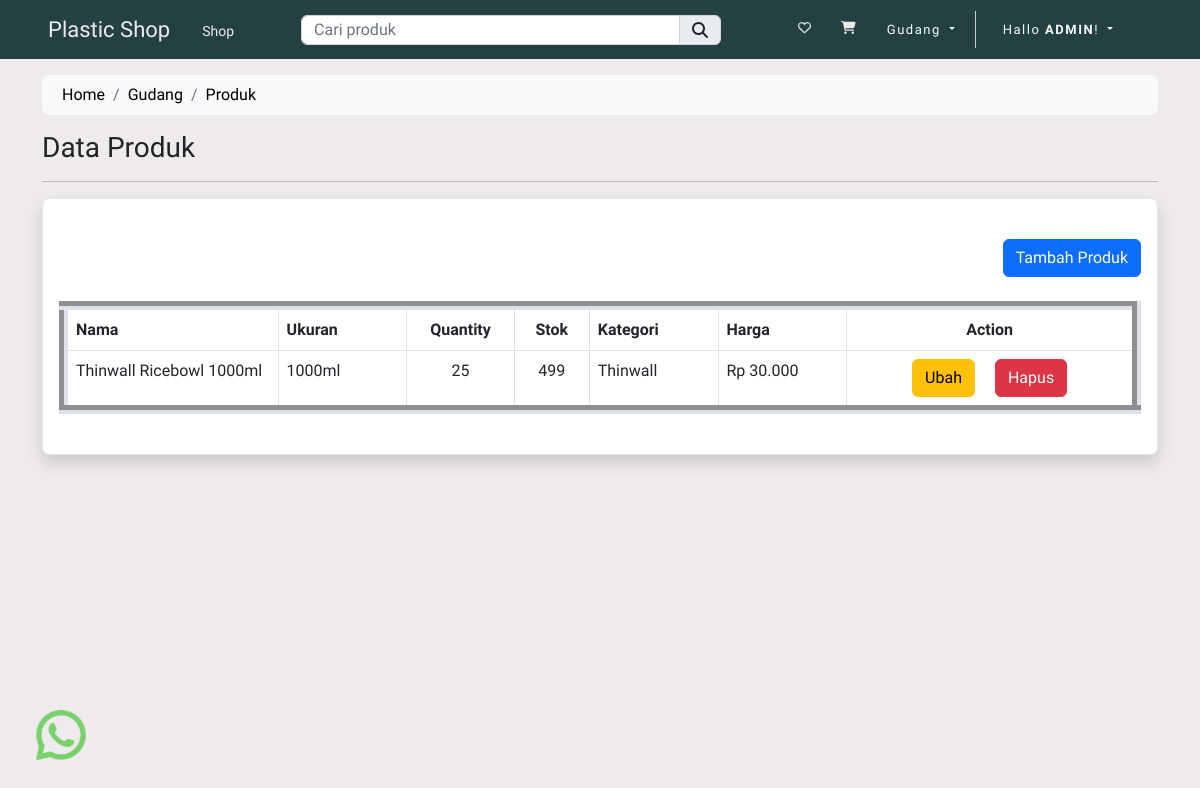
The app's page /gudang/produk/ (signed in), older data.
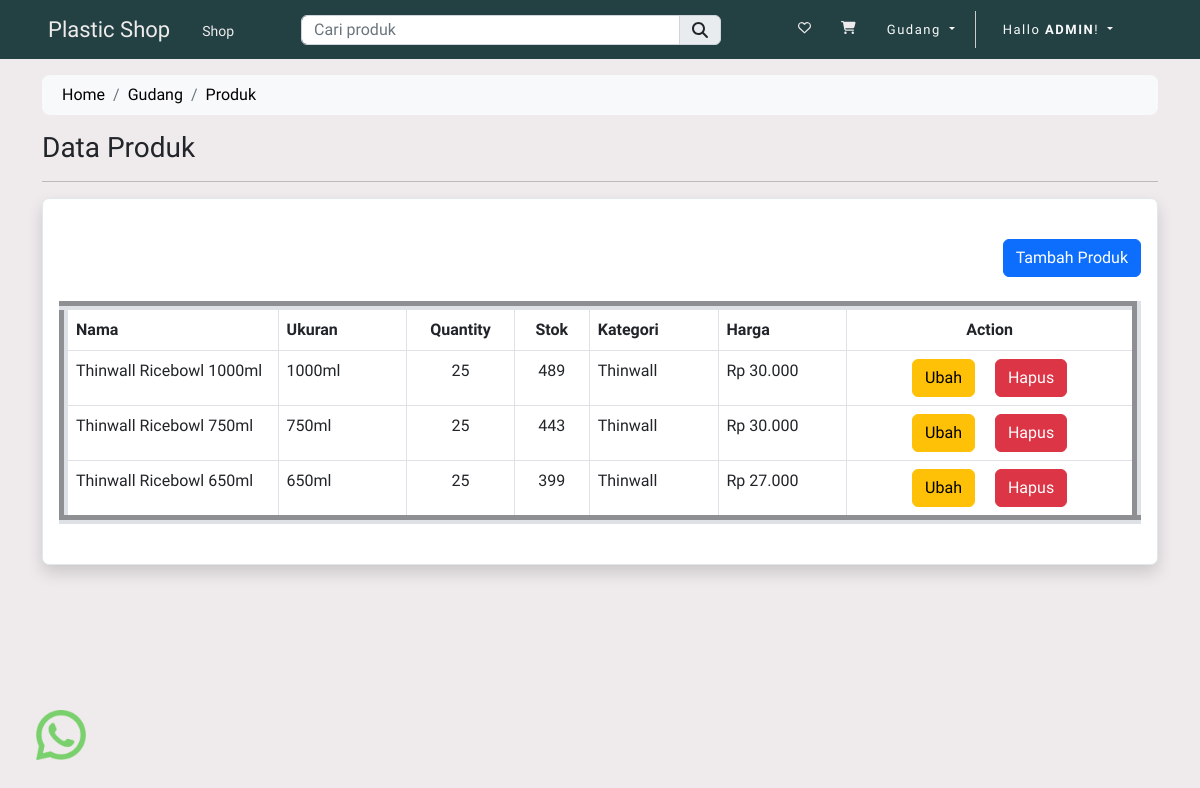
The same page, newer data.
### store/models.py (models this page shows, shortened)
class Produk(Model):
    kategori = ForeignKey(Kategori, on_delete=CASCADE)
    slug = CharField(max_length=150, null=False, blank=False)
    name = CharField(max_length=150, null=False, blank=False)
    product_image = ImageField(
        upload_to=get_file_path, null=False, blank=False)
    small_description = CharField(max_length=250, null=False, blank=False)
    size = CharField(max_length=25, null=True, blank=True)
    kuantitas = IntegerField(null=True, blank=True)
    stok = IntegerField(null=False, blank=False)
    description = TextField(max_length=500, null=False, blank=False)
    selling_price = FloatField(null=False, blank=False)
    status = BooleanField(
        default=False, help_text="0=default, 1=Hidden")
    trending = BooleanField(
        default=False, help_text="0=default, 1=Trending")
    create_at = DateTimeField(auto_now_add=True)

class Kategori(Model):
    bahan = ForeignKey(Bahan, on_delete=CASCADE)
    slug = CharField(max_length=150, null=False, blank=False)
    name = CharField(max_length=150, null=False, blank=False)
    category_image = ImageField(
        upload_to=get_file_path, null=False, blank=False)
    description = TextField(max_length=500, null=True, blank=True)
    status = BooleanField(
        default=False, help_text="0=default, 1=Hidden")
    trending = BooleanField(
        default=False, help_text="0=default, 1=Trending")
    create_at = DateTimeField(auto_now_add=True)
    def __str__(self):
        return self.name

### store/controller/gudang.py (the view)
# urls.py: path('gudang/produk/', gudang_produk, name="gudang_produk"),
@login_required(login_url='loginpage')
def gudang_produk(request):
    user_agent = request.META.get('HTTP_USER_AGENT', '')
    device_type = parse(user_agent)
    if device_type.is_mobile:
        if device_type.device.family == 'iPhone' or device_type.os.family == 'Android':
            template_name = 'store/mobile/gudang/produk.html'
        else:
            template_name = 'store/mobile/gudang/produk.html'
    elif device_type.is_tablet:
        if device_type.device.family == 'iPad' or device_type.os.family == 'Android':
            template_name = 'store/tablet/gudang/produk.html'
        else:
            template_name = 'store/tablet/gudang/produk.html'
    elif device_type.is_pc:
        if device_type.os.family == 'Mac OS X' or device_type.os.family == 'Windows':
            template_name = 'store/desktop/gudang/produk.html'
        else:
            template_name = 'store/desktop/gudang/produk.html'
    else:
        template_name = 'store/desktop/gudang/produk.html'
    if request.user.is_superuser:
        produk = Produk.objects.all()
        konteks = {
            'produks': produk
        }
        return render(request, template_name, konteks)
    elif request.user.is_staff:
        produk = Produk.objects.all()
        konteks = {
            'produks': produk
        }
        return render(request, template_name, konteks)
    else:
        return render(request, 'store/desktop/forbidden.html')

### store/templates/store/desktop/gudang/produk.html (shortened to what this page needs)
{% extends 'store/desktop/layouts/main.html' %}
{% load static %}
{% load humanize %}
{% block content %}
<div class="container py-3">
    <div class="row">
        <div class="col">
            <nav aria-label="breadcrumb" class="bg-light rounded-3 p-2 mb-3">
                <div class="container">
                    <ol class="breadcrumb mb-0">
                        <li class="breadcrumb-item"><a href="/">Home</a></li>
                        <li class="breadcrumb-item"><a href="{% url 'gudang' %}">Gudang</a></li>
                        <li class="breadcrumb-item active" aria-current="page"><a
                                href="{% url 'gudang_produk' %}">Produk</a>
                    </ol>
                </div>
            </nav>
        </div>
    </div>
    <h3 class="text-left">Data Produk</h3>
    <hr>
    <div class="card shadow">
        <div class="card-body wishdata">
            {% if user.is_superuser %}
            <a href="{% url 'tambah_produk' %}" class=" btn btn-primary my-4 float-end">Tambah Produk</a>
            {% endif %}
            <table class="table table-bordered mt-4 mb-4" border="9">
                <thead class="thead-light">
                    <tr>
                        <th scope="col" style="width: 20%;">Nama</th>
                        <th scope="col" style="width: 12%;">Ukuran</th>
                        <th class="text-center" scope="col" style="width: 10%;">Quantity</th>
                        <th class="text-center" scope="col" style="width: 7%;">Stok</th>
                        <th scope="col" style="width: 12%;">Kategori</th>
                        <th scope="col" style="width: 12%;">Harga</th>
                        <th class="text-center" scope="col" style="width: 27%;">Action</th>
                    </tr>
                </thead>
                <tbody>
                    {% for produk in produks %}
                    <tr>
                        <td>{{ produk.name }}</td>
                        <td>{{ produk.size }}</td>
                        <td class="text-center">{{ produk.kuantitas }}</td>
                        <td class="text-center">{{ produk.stok }}</td>
                        <td>{{ produk.kategori }}</td>
                        <td>Rp {{ produk.selling_price | stringformat:'d' | intcomma }}</td>
                        <td align="center">
                            <a class="btn btn-warning me-3" href="{% url 'ubah_produk' produk.id %}">Ubah</a>
                            {% if user.is_superuser %}
                            <button class="btn btn-danger" data-bs-toggle="modal"
                                data-bs-target="#hapus-{{ produk.id }}">Hapus</button>
                            {% endif %}
                        </td>
                    </tr>
                    {% endfor %}
                </tbody>
            </table>
        </div>
    </div>
</div>
{% endblock content %}

Row changes from the older to the newer data that the page shows:
changed Produk "Thinwall Ricebowl 1000ml": stok "499" → "489"
added Produk: name "Thinwall Ricebowl 750ml", size "750ml", kuantitas "25", stok "443", kategori "Thinwall", selling_price "30.000"
added Produk: name "Thinwall Ricebowl 650ml", size "650ml", kuantitas "25", stok "399", kategori "Thinwall", selling_price "27.000"
